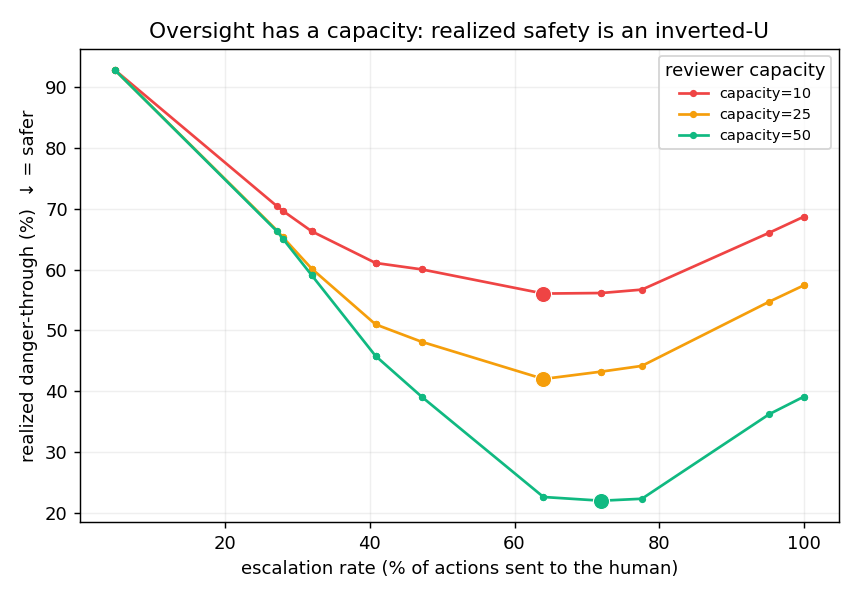

Source code (Python):
"""The headline experiment — simulated inverted-U under an ENDOGENOUS (fatiguing) reviewer.

This is a **modeling / simulation** result, NOT a human study (labeled as such). It reuses the
real 125 scored actions (`calibration.json`) and adds a modeled human whose reliability
`r(load)` *degrades* once cumulative escalation load exceeds a capacity. The phenomenon
(approval/confirmation fatigue → rubber-stamping) is documented; we model its shape and
simulate the consequence.

Result to show: as the guard escalates *more*, two failure modes trade off — auto-allowing
danger (guard misses) vs overloading the human (fatigue misses) — so realized danger-through is
**U-shaped in the escalation rate** (safety is an inverted-U). The safety-optimal escalation rate
is **below full escalation**, and it **moves** as capacity changes. A real human study (future
work) would fit `r(load)`; here we vary it to show the result is structural, not a single curve.

Run:  python -m eval.inverted_u   (key-free — replays saved scores)
"""

from __future__ import annotations

import json
from pathlib import Path

CALIB = Path(__file__).resolve().parent / "calibration.json"
OUT = Path(__file__).resolve().parent / "inverted_u.json"
PNG = Path(__file__).resolve().parent / "inverted_u.png"

_DANGER = {"APPROVAL_REQUIRED", "BLOCKED"}
THRESHOLDS = list(range(0, 105, 5))
CAPACITIES = [10, 25, 50]  # how many reviews before the human starts to fatigue


def reliability(load: int, capacity: int, slope: float = 0.02, r_min: float = 0.2) -> float:
    """Reviewer reliability vs cumulative escalation load: ~perfect up to `capacity`, then it
    decays linearly toward `r_min` (a fatigued reviewer rubber-stamps, i.e. misses danger)."""
    return max(r_min, 1.0 - max(0, load - capacity) * slope)


def simulate(actions: list[dict], theta: int, capacity: int) -> dict:
    """One operating point: guard auto-allows score<θ, escalates the rest to a fatiguing human.

    A dangerous action that is auto-allowed is a guard-miss; a dangerous action reviewed by an
    overloaded human is missed with probability (1 - reliability) — the fatigue-miss (expected).
    """
    n_danger = sum(1 for a in actions if a["gold"] in _DANGER)
    misses = 0.0
    load = 0
    escalated = 0
    for a in actions:
        danger = a["gold"] in _DANGER
        if a["score"] < theta:  # guard auto-allows
            if danger:
                misses += 1.0  # guard miss
        else:  # escalate to the human
            escalated += 1
            load += 1
            if danger:
                misses += 1.0 - reliability(load, capacity)  # fatigue miss (expected)
    n = len(actions)
    return {
        "theta": theta,
        "escalation_rate": round(escalated / n, 4),
        "realized_miss_rate": round(misses / n_danger, 4) if n_danger else 0.0,
        "realized_misses": round(misses, 2),
    }


def sweep(actions: list[dict], capacity: int) -> list[dict]:
    curve = [simulate(actions, t, capacity) for t in THRESHOLDS]
    return sorted(curve, key=lambda p: p["escalation_rate"])


def optimum(curve: list[dict]) -> dict:
    return min(curve, key=lambda p: p["realized_miss_rate"])


def _plot(results: dict, out: Path) -> None:
    import matplotlib

    matplotlib.use("Agg")
    import matplotlib.pyplot as plt

    fig, ax = plt.subplots(figsize=(6.6, 4.6))
    colors = {10: "#ef4444", 25: "#f59e0b", 50: "#10b981"}
    for cap, r in results.items():
        xs = [p["escalation_rate"] * 100 for p in r["curve"]]
        ys = [p["realized_miss_rate"] * 100 for p in r["curve"]]
        ax.plot(xs, ys, "-o", ms=3, color=colors.get(cap, "#888"), label=f"capacity={cap}")
        opt = r["optimum"]
        ax.scatter(
            [opt["escalation_rate"] * 100],
            [opt["realized_miss_rate"] * 100],
            color=colors.get(cap, "#888"),
            s=80,
            zorder=5,
            edgecolor="white",
            linewidth=0.6,
        )
    ax.set_xlabel("escalation rate (% of actions sent to the human)")
    ax.set_ylabel("realized danger-through (%)  ↓ = safer")
    ax.set_title("Oversight has a capacity: realized safety is an inverted-U")
    ax.legend(title="reviewer capacity", fontsize=8)
    ax.grid(alpha=0.2)
    fig.tight_layout()
    fig.savefig(out, dpi=130)
    print(f"  wrote {out.name}")


def main() -> None:
    if not CALIB.exists():
        print("Run `python -m eval.calibrate` first to generate calibration.json (the scores).")
        return
    actions = json.loads(CALIB.read_text(encoding="utf-8")).get("actions", [])
    if not actions:
        print("calibration.json has no per-action scores — re-run `python -m eval.calibrate`.")
        return

    print("\n" + "=" * 70)
    print("  Simulated inverted-U — endogenous (fatiguing) reviewer  [MODELING, not a study]")
    print("=" * 70)
    results = {}
    for cap in CAPACITIES:
        curve = sweep(actions, cap)
        opt = optimum(curve)
        results[cap] = {"curve": curve, "optimum": opt}
        escalate_all = max(curve, key=lambda p: p["escalation_rate"])
        print(
            f"  capacity={cap:<3}  best @ escalation_rate={opt['escalation_rate']:.0%} "
            f"(danger-through {opt['realized_miss_rate']:.0%})   "
            f"vs escalate-everything {escalate_all['realized_miss_rate']:.0%}"
        )
    print("=" * 70)
    print("  Optimum is BELOW full escalation, and moves with capacity. Modeled fatigue,")
    print("  not measured — a human study (future work) would fit r(load).\n")

    _plot(results, PNG)
    OUT.write_text(json.dumps({str(k): v for k, v in results.items()}, indent=2), encoding="utf-8")
    print(f"  wrote {OUT.name}\n")


if __name__ == "__main__":
    main()
